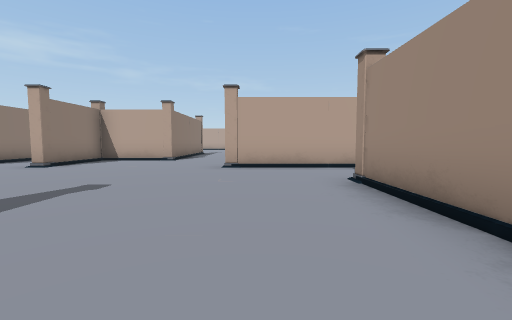
view 1 (above)

24 first-person views from a walk through a 3-D level made in the Unity game engine. The camera is 1.3 m above the floor, tilts 4° down and sees 90° across. The floor is counted in squares, 2 m on a side. Each view is taken from the middle of a square. On the plan, view 1 faces up. The plan holds only what a view shows up to about 9 squares ahead; the rest is blank. The place goes on beyond the plan. The player is left out. Some animated figures are left out.

view 2
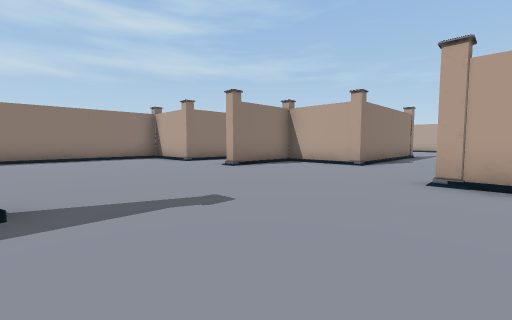

view 3
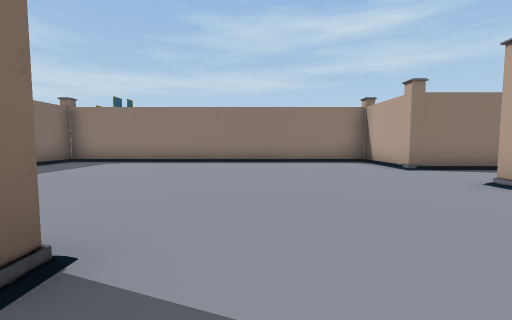

view 4
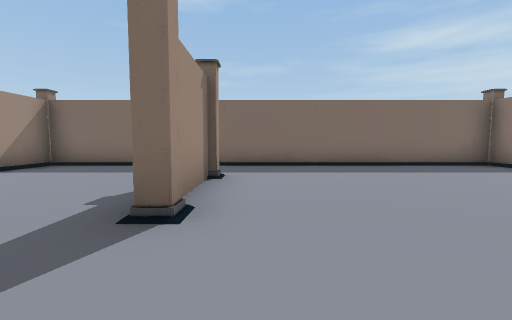

view 5
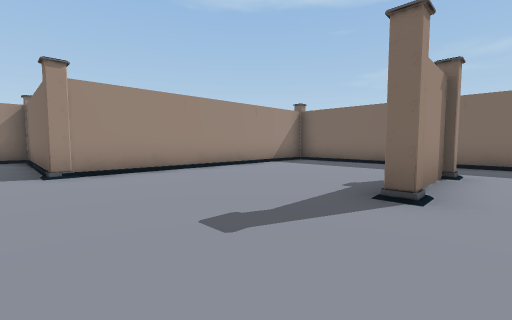

view 6
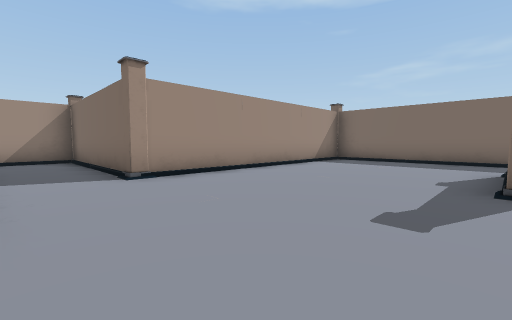

view 7
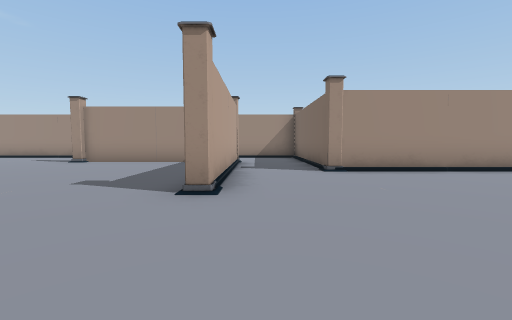

view 8
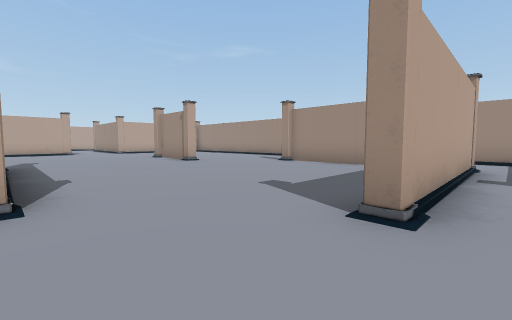

view 9
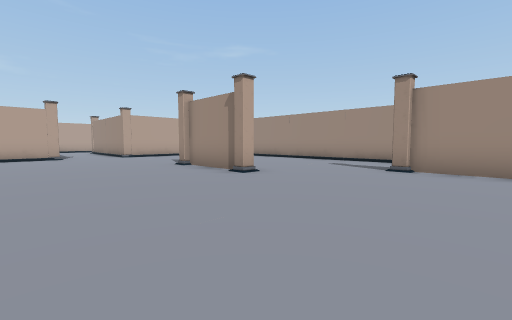

view 10
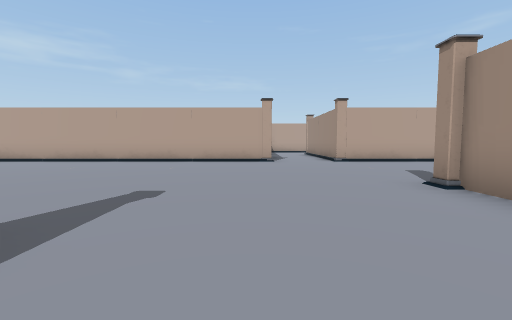

view 11
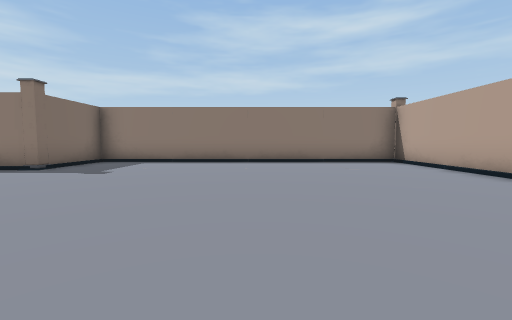

view 12
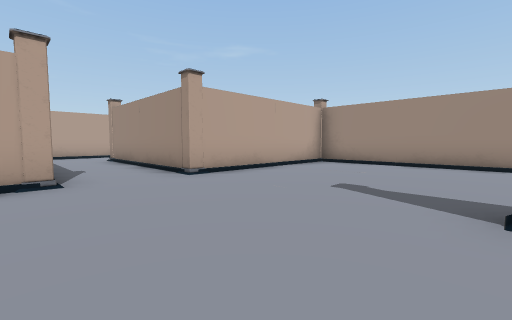

view 13
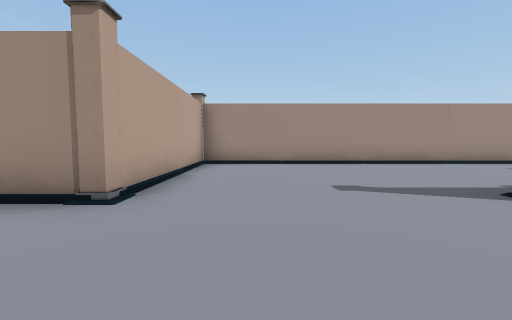

view 14
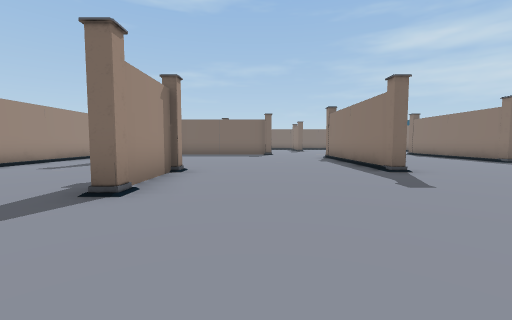

view 15
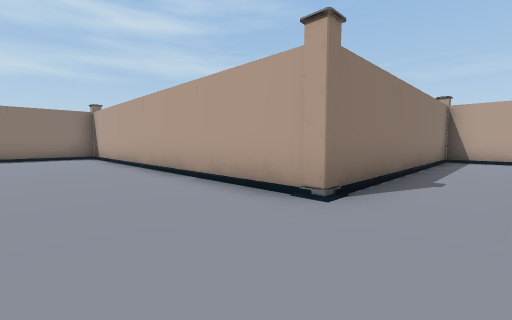

view 16
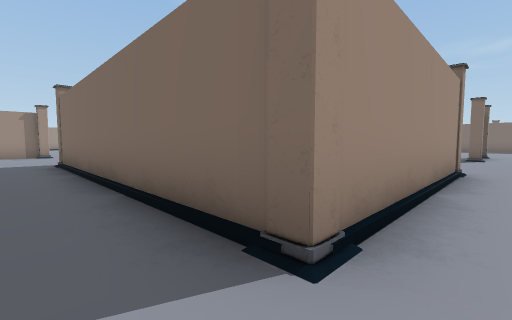

view 17
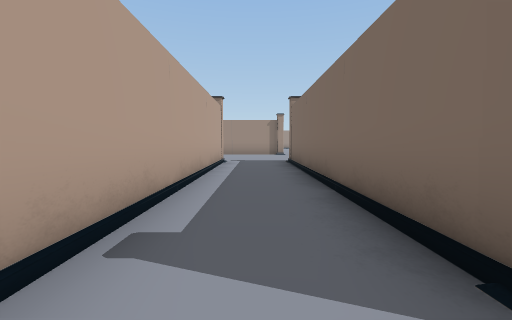

view 18
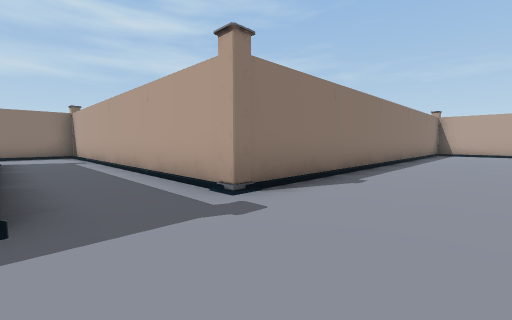

view 19
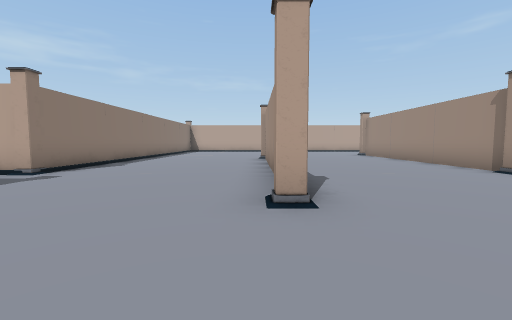

view 20
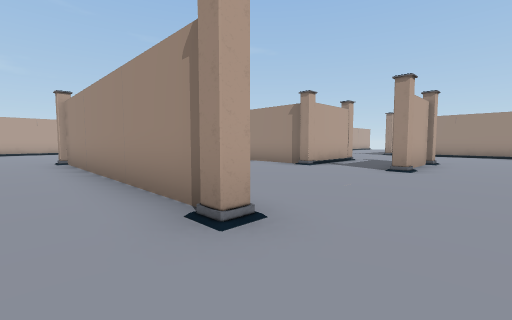

view 21
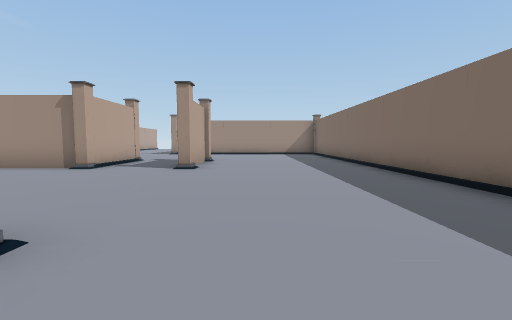

view 22
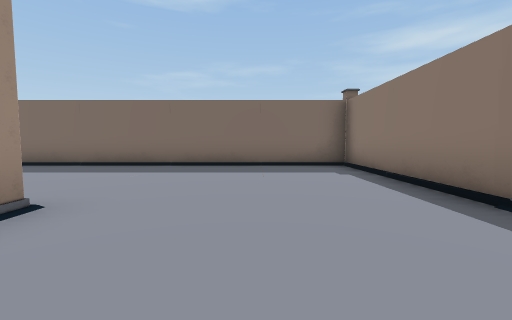

view 23
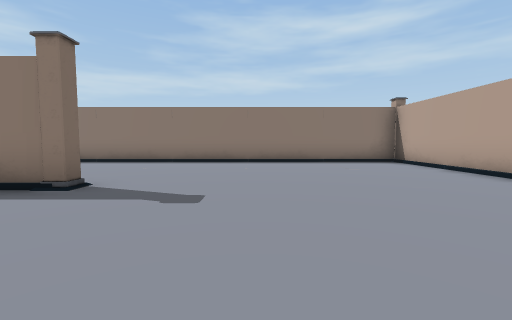

view 24
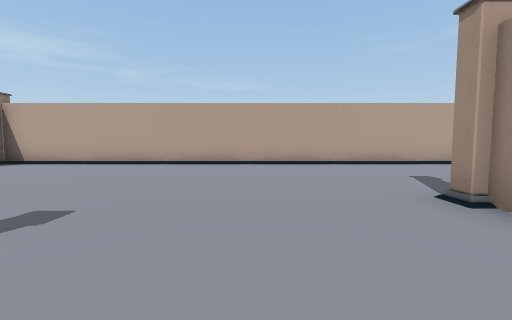

### Floor plan
Key: @ floor where view 1 was taken; # wall or solid block; . floor; / step, stairs or slope; O other object.
Columns run from 11 left of view 1 to 22 right of it. Each row starts with its distance up from view 1.
 42                     ##############
 41                     #.............
 40                     #.............
 39                     #............
 38                     #...........
 37                     #.........O.
 36                     #.........#
 35                     #.........
 34                     #....O. .
 33                     #....# ...#
 32                     #....# ...#
 31                     #....#....#
 30                    ##....#....#
 29           ##########O....#....O##O
 28           #..............#........
 27           #..O......O....O....O##O
 26           #..########.............
 25           #..#      #.............
 24           #..#      #.............
 23           #..#      #.............
 22 ##########O..O##### O/////////////
 21 #.................#  #############
 20 #.................#
 19 #.................#
 18 #.................#
 17 #............O....#
 16 #............#....#
 15 #............#....#
 14 #.......O....O....#
 13 #.......#.........#
 12 #..O... #......O..#
 11 ####... #......# .#
 10    #    #......#
  9    # O##O......#
  8    #.#.........#
  7 ###O.O....O####O .#
  6 #.................#
  5 #.................#
  4 #............O#####
  3 #............#
  2 #.......O....#
  1 #.......#....#
  0 #.......#..@.#
 -1 #.......O....#
 -2 #............#
 -3 O////////////O
 -4  ############

Where each view was taken, in squares from view 1:
view 1: 0 up, 0 right, facing up
view 2: 2 up, 0 right, facing up-left
view 3: 3 up, 2 left, facing left
view 4: 4 up, 4 left, facing down
view 5: 5 up, 4 left, facing down-right
view 6: 6 up, 3 left, facing down-right
view 7: 6 up, 4 left, facing right
view 8: 6 up, 3 left, facing up-right
view 9: 10 up, 2 left, facing up-right
view 10: 13 up, 1 left, facing up
view 11: 17 up, 2 left, facing left
view 12: 17 up, 1 left, facing up-right
view 13: 20 up, 1 left, facing right
view 14: 20 up, 0 right, facing down
view 15: 19 up, 1 right, facing up-left
view 16: 28 up, 1 right, facing down-right
view 17: 28 up, 1 right, facing right
view 18: 27 up, 12 right, facing up-left
view 19: 24 up, 14 right, facing up
view 20: 25 up, 13 right, facing up-right
view 21: 25 up, 13 right, facing right
view 22: 29 up, 12 right, facing down
view 23: 37 up, 18 right, facing left
view 24: 34 up, 17 right, facing up
